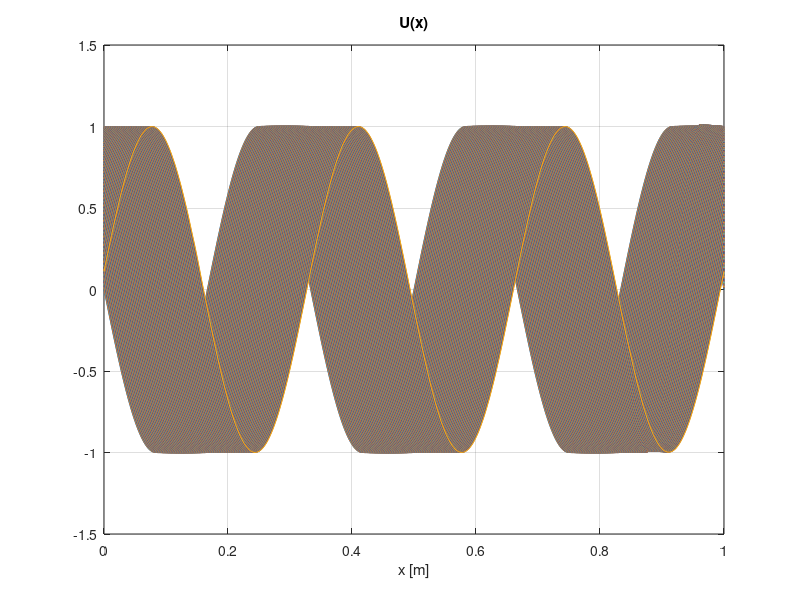
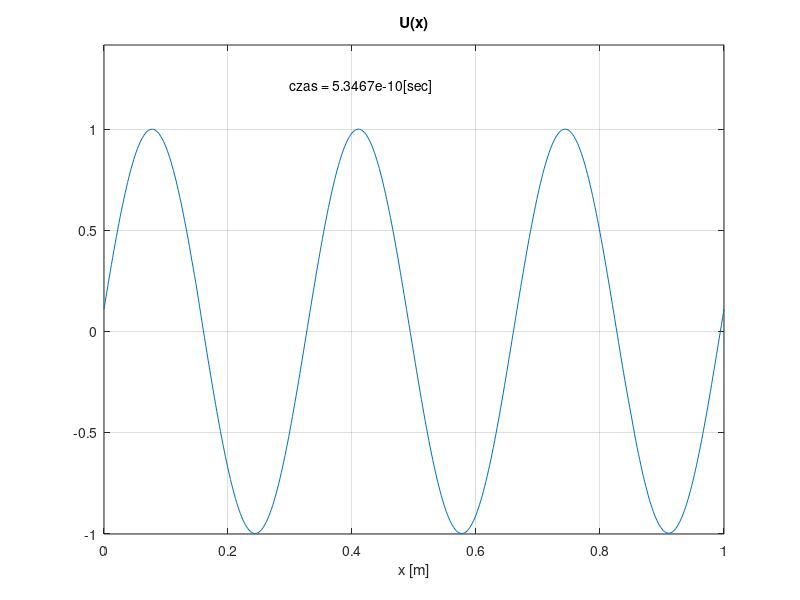

MATLAB code for these plots, in order:
% PDE_fala.m - jednokierunkowa propagacja fali elektromagnetycznej
clear all; close all;

c = 3e8;               % prędkość światła w próżni 
f = 900e6;             % częstotliwość fali RF (radio-frequency) w MHz
w = 2*pi*f;            % pulsacja
nx = 500;              % liczba punktów w przestrzeni
nt = 400;              % liczba punktów w czasie
dtdx = 0.2;            % rozdzielczość czasowo-częstotliwościowa   
len = c/f;             % długość rozchodzącej się fali RF
k = 2*pi/len;          % wsp. skalujący x --> przesunięcie kątowe: fi = k*x
xx = 3*len;            % zakładana długość obserwacji przestrzennej
dx = xx/nx;            % liczba punktów w przestrzeni
dt = dtdx*dx/c;        % patrz tekst
q = (c*dt/dx)^2;       % patrz tekst
x = 0 : dx : xx;       % punkty przestrzenne
t = 0;                 % czas t0
u0 = sin(w*t-k*x);     % natężenie pola elektrycznego w t0
v0 = w*cos(w*t-k*x);   % natężenie pola magnetycznego w t0 (pochodna elektrycznego) 
t = dt;                % następna chwila
u1 = u0 + dt*v0;       % u(k=1) = u(k=0) + dt*du(t)/dt | dla (k=0) 
U = [u0; u1];          % zapamiętanie
tt = [ 0; dt ];        % zapamiętanie
% Iteracyjne rozwiązanie równania różniczkowego
for n = 1 : nt                 % PO CZASIE   
    t = t+dt; tt=[tt;t];       % następna chwila
    u = sin(w*t-k*x);          % nowe pobudzenie na wejściu
    for j = 2 : nx             % u2() - następna chwila w każdym pkt       % PO PRZESTRZENI
          u2(j) = q*( u1(j+1) - 2*u1(j) + u1(j-1) )  +  2*u1(j)  -  u0(j); % punkty 2 : nx
    end % (nowe)           ( druga pochodna )        2*(obecne)   (stare)  %
    u2(1) = q*( u1(2) - 2*u1(1) + u(nx) )  +  2*u1(1)  -  u0(1);           % punkt (1)
    u2(nx+1) = u2(1);                                                      % punkt (nx+1)
    U = [U; u2];       % zapamiętaj obecne rozwiązanie
    u0 = u1; u1 = u2;  % aktualizacja bufora "historii": obecne-->poprzednie-->popoprzednie 
end
plot(x,U); grid; xlabel('x [m]'); title('U(x)'); pause 

% Kino
xmin=min(x); xmax=max(x); Umin=min(min(U)); Umax=max(max(U));
px = 0.3*xmax;
py = 1.2*Umax;
figure;
for iter = 1 : size(U(:,1))
  % iter
    plot( x, U(iter,:) ), xlabel('x [m]'); title('U(x)'); grid;
    text( px, py, ['czas = ' num2str( tt(iter) ) '[sec]'] );
    axis([ xmin, xmax, Umin, 1.4*Umax ]);
    pause(0.01)
end
